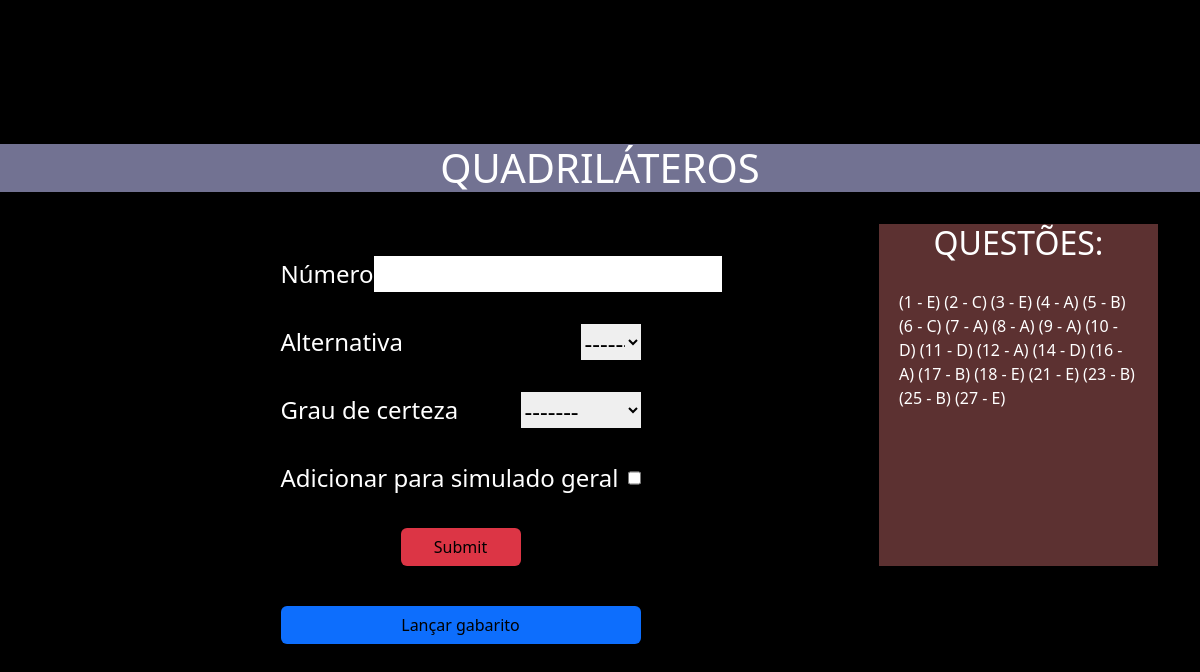
Page /listaQuestoes/acessar/16 on the earlier database version.
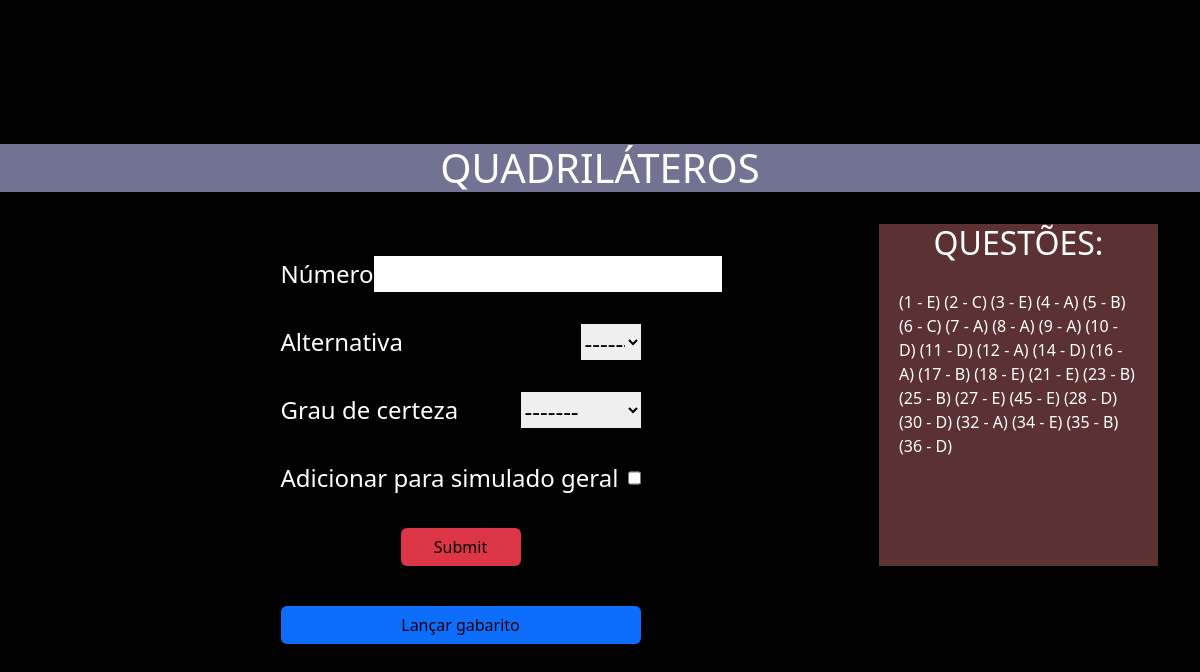
Same page on the later database version.
### listaQuestoes/models.py (models this page shows, shortened)
class QuestoesAssinalar(models.Model):
    numero = models.IntegerField()
    alternativaMarcada = models.CharField( max_length=20,
        choices=[(tag.name, tag.value) for tag in AlternativasEnum],
        default=AlternativasEnum.DEFAULT.name)
    grauDeCerteza = models.CharField( max_length=20,
        choices=[(tag.name, tag.value) for tag in GrauDeCertezaEnum],
        default=GrauDeCertezaEnum.DEFAULT.name)
    simuladoGeral = models.BooleanField()
    letraGabarito = models.CharField( max_length=20,
        choices=[(tag.name, tag.value) for tag in AlternativasEnum],
        default=AlternativasEnum.DEFAULT.name)
    lista = models.ForeignKey(Listas, on_delete=models.CASCADE)
    certo = models.BooleanField(default=False)

### listaQuestoes/views.py (the view, shortened to what this page needs)
# urls.py: path('acessar/<int:idLista>',acessarLista, name='acessarLista'),
def acessarLista(request, idLista):
    lista = Listas.objects.get(id=idLista)
    questoes =  QuestoesAssinalar.objects.filter(lista=lista)
    return render(request,"fazerLista.html", {"idLista": lista.id ,"lista":lista, "questoes":questoes})

### listaQuestoes/templates/fazerLista.html (shortened to what this page needs)
{%load static%}
<!DOCTYPE html>
<html lang="en">
<head>
    <link href="https://cdn.jsdelivr.net/npm/bootstrap@5.3.2/dist/css/bootstrap.min.css" rel="stylesheet">
    <link rel="stylesheet" href="{% static 'css/fazerLista.css' %}">
</head>
<body class="bg-black">
    <h1  class="titulo">{{lista.nome}}</h1>
   <div class="container">
    <div><form action="" method="POST">
          <div>  <label for="numero">Número</label>
            <input type="number" name="numero" required></div>
           <div>
            <label for="alternativa">Alternativa</label>
            <select name="alternativa" id="alternativa" required>
               <option value="" disabled selected>---------</option>
            </select>
           </div>
           <div>
            <label for="grauDeCerteza">Grau de certeza</label>
            <select name="grauDeCerteza" id="" >
               <option value="" selected disabled>-------</option>
            </select>
           </div>
         <div>   <label for="addSimulado">Adicionar para simulado geral</label>
            <input type="checkbox" name="addSimulado" id="">
            </div>
       <div>
        <input  class=" btn bg-danger mx-auto btnSubmit" type="submit">
       </div>
    </form>
</div>
        <div class="questoes">
              <h1>QUESTÕES:</h1>
               <p> {% for q in questoes %}
                ({{q.numero}} - {{q.alternativaMarcada}})
            {% endfor %}</p>
        </div>
        <div class="divFinalizar"> <button class="btn bg-primary finalizar">Lançar gabarito</button></div>
   </div>
</body>
</html>

Differences in the rows shown:
added QuestoesAssinalar: numero "45", alternativaMarcada "E"
added QuestoesAssinalar: numero "28", alternativaMarcada "D"
added QuestoesAssinalar: numero "30", alternativaMarcada "D"
added QuestoesAssinalar: numero "32", alternativaMarcada "A"
added QuestoesAssinalar: numero "34", alternativaMarcada "E"
added QuestoesAssinalar: numero "35", alternativaMarcada "B"
added QuestoesAssinalar: numero "36", alternativaMarcada "D"
